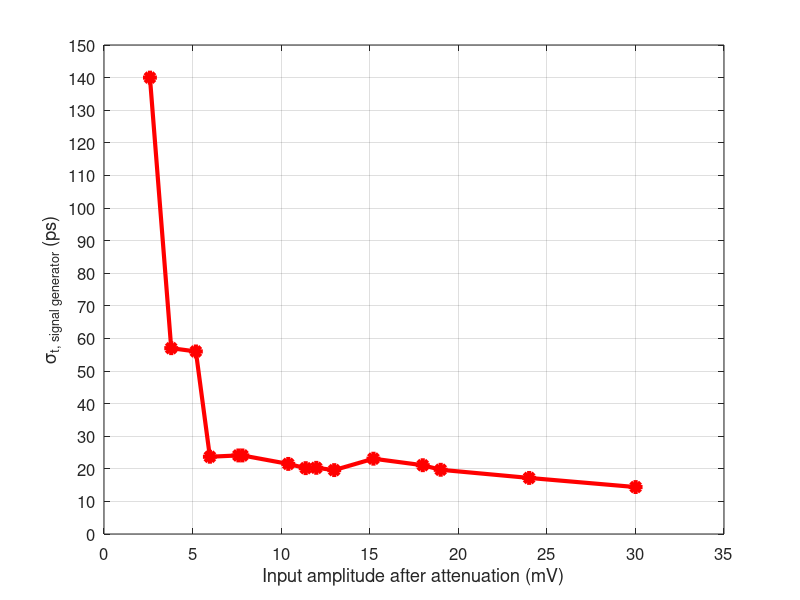

Reproduce this figure in MATLAB.
clear all;
close all;
clc;
format long;
%V=[189 379 569 759 949 120 240 360 481 601 82 164 247 329 411];
V=[82 120 164 189 240 247 329 360 379 411 481 569 601 759 949];
Vatt=V/(10^(1.5));
%gensig=[23.7 20.3 21.1 17.2 14.4 57 24.1 20.2 23.1 19.7 140 56 24.1 21.5 19.6];
gensig=[140 57 56 23.7 24.1 24.1 21.5 20.2 20.3 19.6 23.1 21.1 19.7 17.2 14.4];
plot(Vatt,gensig,'LineStyle', '-','Color', 'r','LineWidth', 3,'Marker', '*', 'MarkerSize', 10);
grid on;
ylim([0 150]);
yticks(0:10:150);
xlabel('Input amplitude after attenuation (mV)');
ylabel('\sigma_{t, signal generator} (ps)');
set(gca,'FontSize',12);
